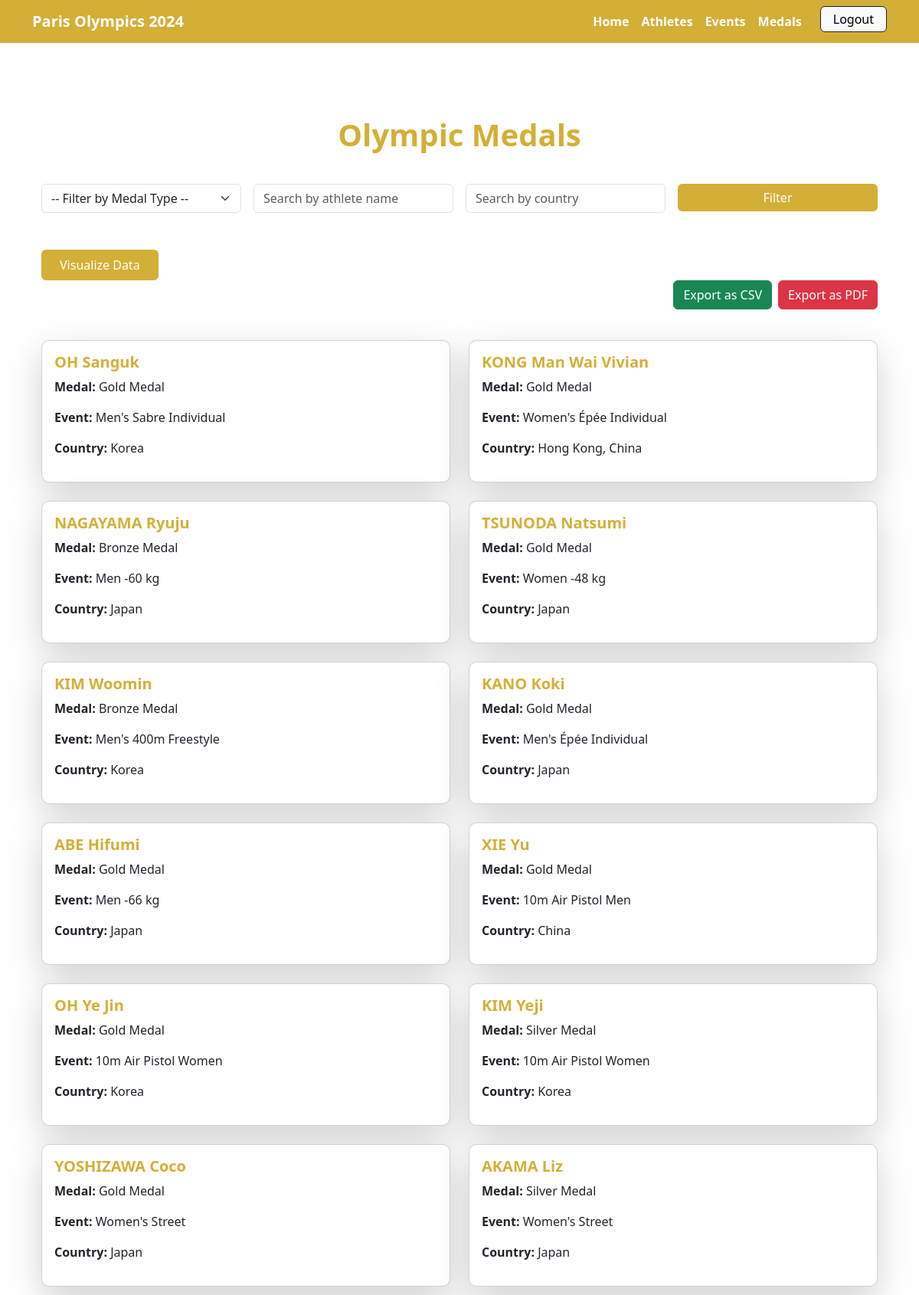
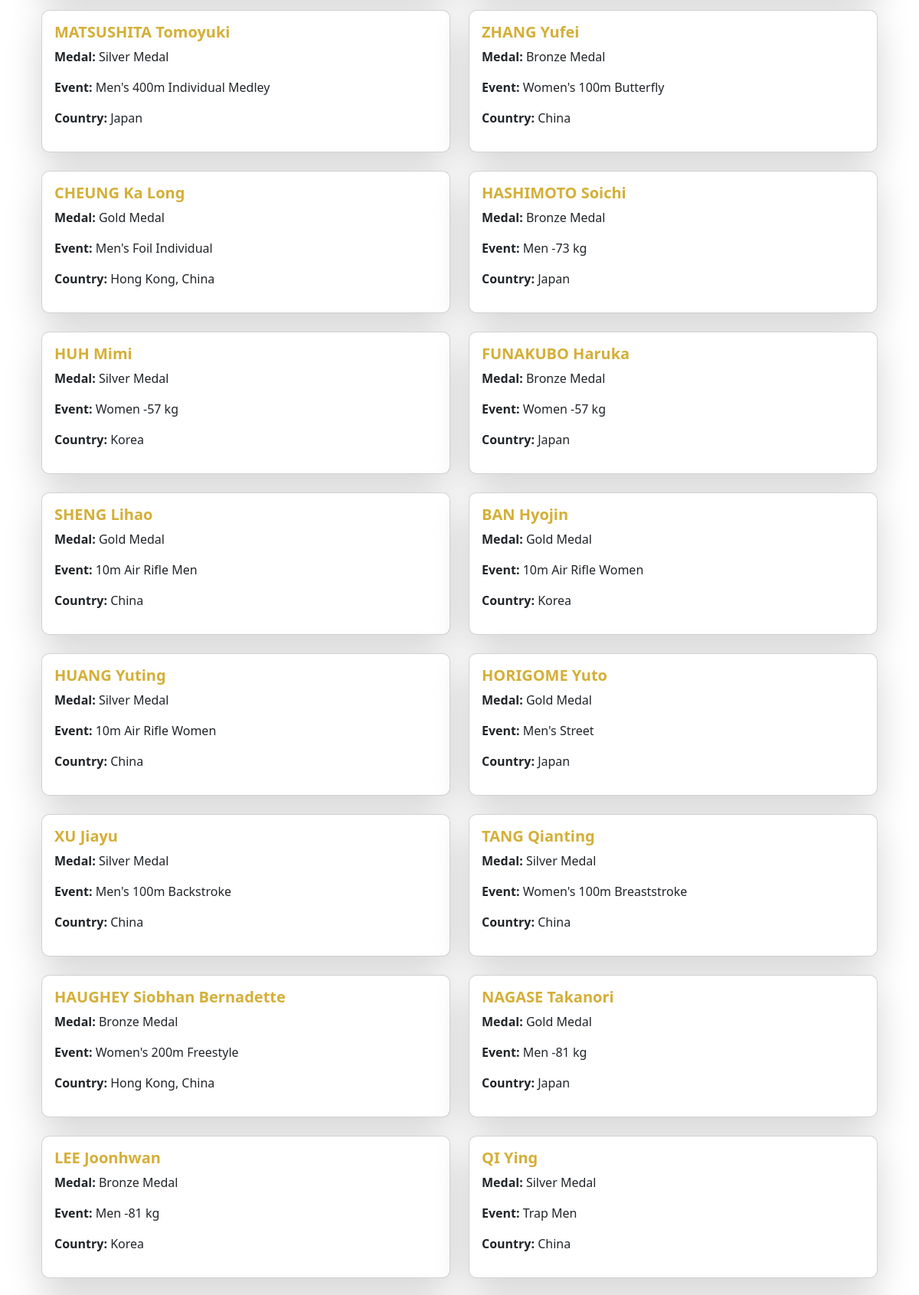
/medals/ (signed in, upper part), run on the app's committed database (2 pictures, top to bottom).
### olympics/models.py (models this page shows, shortened)
class Medal(models.Model):
    medal_type = models.CharField(max_length=10, null=True, blank=True)  # Allow null
    medal_date = models.DateField(null=True, blank=True)  # Allow null
    athlete = models.ForeignKey(Athlete, on_delete=models.CASCADE, null=True, blank=True)
    discipline = models.CharField(max_length=255, null=True, blank=True)  # Allow null
    event = models.ForeignKey(Event, on_delete=models.CASCADE, null=True, blank=True)
    country = models.CharField(max_length=100, null=True, blank=True)  # Allow null

class Athlete(models.Model):
    name = models.CharField(max_length=255)
    country = models.CharField(max_length=100)
    sport = models.CharField(max_length=100)
    birth_date = models.DateField(null=True, blank=True)
    birth_place = models.CharField(max_length=255, null=True, blank=True)
    height = models.FloatField(null=True, blank=True)
    weight = models.FloatField(null=True, blank=True)
    coach = models.CharField(max_length=255, null=True, blank=True)

class Event(models.Model):
    name = models.CharField(max_length=255)
    sport = models.CharField(max_length=100)
    sport_code = models.CharField(max_length=20, null=True, blank=True)  # Allow null

### olympics/views.py (the view)
# urls.py: path('medals/', views.medals_list, name='medals_list'),
@login_required
def medals_list(request):
    medal_types = Medal.objects.values_list('medal_type', flat=True).distinct()
    medal_filter = request.GET.get('medal_type')
    athlete_query = request.GET.get('athlete_name')
    country_query = request.GET.get('country')
    medals = Medal.objects.select_related('athlete', 'event')
    if medal_filter:
        medals = medals.filter(medal_type=medal_filter)
    if athlete_query:
        medals = medals.filter(athlete__name__icontains=athlete_query)
    if country_query:
        medals = medals.filter(country__icontains=country_query)
    context = {
        'medals': medals,
        'medal_types': medal_types,
        'medal_filter': medal_filter,
        'athlete_query': athlete_query,
        'country_query': country_query,
    }
    return render(request, 'medals.html', context)

### olympics/templates/medals.html (shortened to what this page needs)
{% extends 'base.html' %}
{% block content %}
<div class="container mt-5">
    <h1 class="text-center text-golden fw-bold">Olympic Medals</h1>
    <form method="get" class="row g-3 mt-4 mb-5">
        <div class="col-md-3">
            <select name="medal_type" class="form-select">
                <option value="">-- Filter by Medal Type --</option>
            </select>
        </div>
        <div class="col-md-3">
            <input type="text" name="athlete_name" class="form-control" placeholder="Search by athlete name" value="{{ athlete_query|default:'' }}">
        </div>
        <div class="col-md-3">
            <input type="text" name="country" class="form-control" placeholder="Search by country" value="{{ country_query|default:'' }}">
        </div>
        <div class="col-md-3 text-end">
            <button type="submit" class="btn btn-golden w-100">Filter</button>
        </div>
    </form>
    <div class="row mb-4">
        <div class="col-md-6 d-flex justify-content-start">
            <a href="{% url 'medals_visualization' %}" target="_blank" class="btn btn-golden px-4 py-2">
                Visualize Data
            </a>
        </div>
        <div class="d-flex justify-content-end mb-3">
            <a href="{% url 'export_medals_csv' %}?medal_type={{ medal_filter }}&athlete_name={{ athlete_query }}&country={{ country_query }}" class="btn btn-success me-2">Export as CSV</a>
            <a href="{% url 'export_medals_pdf' %}?medal_type={{ medal_filter }}&athlete_name={{ athlete_query }}&country={{ country_query }}" class="btn btn-danger">Export as PDF</a>
        </div>
    </div>
    <div class="row">
        {% for medal in medals %}
            <div class="col-md-6 mb-4">
                <div class="card shadow-lg">
                    <div class="card-body">
                        <h5 class="card-title text-golden fw-bold">{{ medal.athlete.name }}</h5>
                        <p><strong>Medal:</strong> {{ medal.medal_type }}</p>
                        <p><strong>Event:</strong> {{ medal.event.name }}</p>
                        <p><strong>Country:</strong> {{ medal.country }}</p>
                    </div>
                </div>
            </div>
        {% empty %}
            <div class="col-12 text-center">
                <div class="alert alert-warning">No medals found.</div>
            </div>
        {% endfor %}
    </div>
</div>
{% endblock %}

### olympics/templates/base.html (style rules this page uses)
html, body { height: 100%; }
body { display: flex; flex-direction: column; }
.text-golden { color: #d4af37; }
.btn-golden { background-color: #d4af37; color: white; border: none; }
.card { border-radius: 10px; transition: transform 0.3s, box-shadow 0.3s; }

### data on the page
Medal: athlete.name "OH Sanguk", medal_type "Gold Medal", event.name "Men's Sabre Individual", country "Korea"
Medal: athlete.name "KONG Man Wai Vivian", medal_type "Gold Medal", event.name "Women's Épée Individual", country "Hong Kong, China"
Medal: athlete.name "NAGAYAMA Ryuju", medal_type "Bronze Medal", event.name "Men -60 kg", country "Japan"
Medal: athlete.name "TSUNODA Natsumi", medal_type "Gold Medal", event.name "Women -48 kg", country "Japan"
Medal: athlete.name "KIM Woomin", medal_type "Bronze Medal", event.name "Men's 400m Freestyle", country "Korea"
Medal: athlete.name "KANO Koki", medal_type "Gold Medal", event.name "Men's Épée Individual", country "Japan"
Medal: athlete.name "ABE Hifumi", medal_type "Gold Medal", event.name "Men -66 kg", country "Japan"
Medal: athlete.name "XIE Yu", medal_type "Gold Medal", event.name "10m Air Pistol Men", country "China"
Medal: athlete.name "OH Ye Jin", medal_type "Gold Medal", event.name "10m Air Pistol Women", country "Korea"
Medal: athlete.name "KIM Yeji", medal_type "Silver Medal", event.name "10m Air Pistol Women", country "Korea"
Medal: athlete.name "YOSHIZAWA Coco", medal_type "Gold Medal", event.name "Women's Street", country "Japan"
Medal: athlete.name "AKAMA Liz", medal_type "Silver Medal", event.name "Women's Street", country "Japan"
Medal: athlete.name "MATSUSHITA Tomoyuki", medal_type "Silver Medal", event.name "Men's 400m Individual Medley", country "Japan"
Medal: athlete.name "ZHANG Yufei", medal_type "Bronze Medal", event.name "Women's 100m Butterfly", country "China"
Medal: athlete.name "CHEUNG Ka Long", medal_type "Gold Medal", event.name "Men's Foil Individual", country "Hong Kong, China"
Medal: athlete.name "HASHIMOTO Soichi", medal_type "Bronze Medal", event.name "Men -73 kg", country "Japan"
Medal: athlete.name "HUH Mimi", medal_type "Silver Medal", event.name "Women -57 kg", country "Korea"
Medal: athlete.name "FUNAKUBO Haruka", medal_type "Bronze Medal", event.name "Women -57 kg", country "Japan"
Medal: athlete.name "SHENG Lihao", medal_type "Gold Medal", event.name "10m Air Rifle Men", country "China"
Medal: athlete.name "BAN Hyojin", medal_type "Gold Medal", event.name "10m Air Rifle Women", country "Korea"
Medal: athlete.name "HUANG Yuting", medal_type "Silver Medal", event.name "10m Air Rifle Women", country "China"
Medal: athlete.name "HORIGOME Yuto", medal_type "Gold Medal", event.name "Men's Street", country "Japan"
Medal: athlete.name "XU Jiayu", medal_type "Silver Medal", event.name "Men's 100m Backstroke", country "China"
Medal: athlete.name "TANG Qianting", medal_type "Silver Medal", event.name "Women's 100m Breaststroke", country "China"
Medal: athlete.name "HAUGHEY Siobhan Bernadette", medal_type "Bronze Medal", event.name "Women's 200m Freestyle", country "Hong Kong, China"
Medal: athlete.name "NAGASE Takanori", medal_type "Gold Medal", event.name "Men -81 kg", country "Japan"
Medal: athlete.name "LEE Joonhwan", medal_type "Bronze Medal", event.name "Men -81 kg", country "Korea"
Medal: athlete.name "QI Ying", medal_type "Silver Medal", event.name "Trap Men", country "China"
